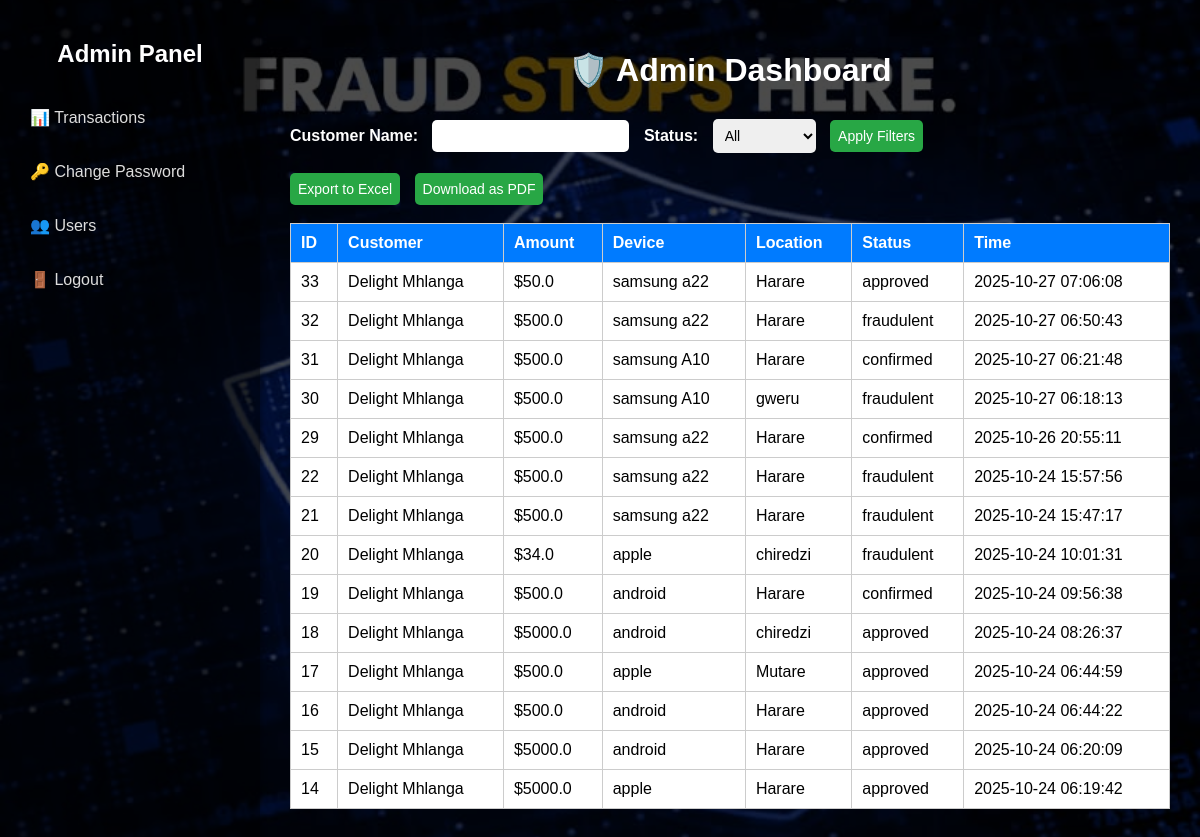
The app's page /admin/dashboard (signed in) with its own data.
### app/models.py (models this page shows)
class Transaction(db.Model):
    id = db.Column(db.Integer, primary_key=True)
    customer_id = db.Column(db.Integer, db.ForeignKey('customer.id', ondelete='CASCADE'), nullable=False)
    amount = db.Column(db.Float, nullable=False)
    device_info = db.Column(db.String(200), nullable=True)  # ✅ Add this line
    location = db.Column(db.String(100))
    status = db.Column(db.String(20), default='pending')  # 'approved', 'fraudulent', 'confirmed'
    timestamp = db.Column(db.DateTime, default=datetime.utcnow)

class Customer(db.Model):
    id = db.Column(db.Integer, primary_key=True)
    name = db.Column(db.String(100), nullable=False)
    usual_location = db.Column(db.String(100), nullable=True)  # ✅ Temporarily allow nulls
    email = db.Column(db.String(120), unique=True, nullable=False)
    password_hash = db.Column(db.String(128), nullable=False)
    is_suspended = db.Column(db.Boolean, default=False)
    created_at = db.Column(db.DateTime, default=datetime.utcnow)
    device_info = db.Column(db.String(200), nullable=True)  # ✅ Add this line
    transactions = db.relationship(
        'Transaction',
        backref='customer',
        lazy=True,
        cascade='all, delete-orphan',
        passive_deletes=True
    )

### app/routes/admin.py (the view)
@admin_bp.route('/dashboard')
def dashboard():
    if 'admin_id' not in session:
        flash('Please provide username and password.')
        return redirect(url_for('admin_auth.login'))
    transactions = get_filtered_transactions()
    response = make_response(render_template('admin_dashboard.html', transactions=transactions))
    response.headers['Cache-Control'] = 'no-store, no-cache, must-revalidate, post-check=0, pre-check=0'
    response.headers['Pragma'] = 'no-cache'
    response.headers['Expires'] = '0'
    return response

### app/routes/admin.py (called while the page is built)
def get_filtered_transactions():
    customer_name = request.args.get('customer_name')
    status = request.args.get('status')
    query = Transaction.query.join(Customer)
    if customer_name:
        query = query.filter(Customer.name.ilike(f"%{customer_name}%"))
    if status:
        query = query.filter(Transaction.status == status)
    return query.order_by(Transaction.timestamp.desc()).all()

### app/templates/admin_dashboard.html (shortened to what this page needs)
<!DOCTYPE html>
<html>
<head>
</head>
<body>
    <div class="sidebar">
        <h2>Admin Panel</h2>
        <a href="{{ url_for('admin.dashboard') }}">📊 Transactions</a>
        <a href="{{ url_for('admin_auth.change_password') }}">🔑 Change Password</a>
       <a href="{{ url_for('admin.view_users') }}">👥 Users</a>
        <a href="{{ url_for('admin_auth.logout') }}">🚪 Logout</a>
    </div>
    <div class="dashboard-container">
        <h1>🛡️ Admin Dashboard</h1>
        <form method="GET" action="{{ url_for('admin.dashboard') }}">
            <label>Customer Name:</label>
            <input type="text" name="customer_name" value="{{ request.args.get('customer_name', '') }}">
            <label>Status:</label>
            <select name="status">
                <option value="">All</option>
            </select>
            <button type="submit">Apply Filters</button>
        </form>
        <form method="GET" action="{{ url_for('admin.export_excel') }}" style="display:inline;">
            <button type="submit">Export to Excel</button>
        </form>
        <form method="GET" action="{{ url_for('admin.export_pdf') }}" style="display:inline;">
            <button type="submit">Download as PDF</button>
        </form>
        <br><br>
        {% if transactions %}
        <table>
            <tr>
                <th>ID</th>
                <th>Customer</th>
                <th>Amount</th>
                <th>Device</th>
                <th>Location</th>
                <th>Status</th>
                <th>Time</th>
            </tr>
            {% for txn in transactions %}
            <tr>
                <td>{{ txn.id }}</td>
                <td>{{ txn.customer.name }}</td>
                <td>${{ txn.amount }}</td>
                <td>{{ txn.device_info }}</td>
                <td>{{ txn.location }}</td>
                <td>{{ txn.status }}</td>
                <td>{{ txn.timestamp.strftime('%Y-%m-%d %H:%M:%S') }}</td>
            </tr>
            {% endfor %}
        </table>
        {% else %}
        <p>No transactions found.</p>
        {% endif %}
    </div>
</body>
</html>

### app/templates/admin_dashboard.html (style rules this page uses)
body { margin: 0; font-family: Arial, sans-serif; background-image: url("/static/images/admin_dash.jpg"); background-size: cover; background-position: center; background-repeat: no-repeat; color: #fff; display: flex; min-height: 100vh; }
.sidebar { width: 220px; background-color: rgba(0, 0, 0, 0.85); padding: 20px; box-shadow: 2px 0 5px rgba(0,0,0,0.3); }
.sidebar h2 { color: #fff; text-align: center; margin-bottom: 30px; }
.sidebar a { display: block; color: #ddd; text-decoration: none; margin: 15px 0; padding: 10px; border-radius: 5px; transition: background 0.3s; }
.dashboard-container { flex: 1; padding: 30px; background-color: rgba(0, 0, 0, 0.7); }
h1 { text-align: center; margin-bottom: 30px; }
form { margin-bottom: 20px; }
label { font-weight: bold; margin-right: 10px; }
input, select, button { padding: 8px; margin-right: 10px; font-size: 14px; border: none; border-radius: 5px; }
button { background-color: #28a745; color: white; cursor: pointer; }
table { width: 100%; border-collapse: collapse; background-color: #fff; color: #000; }
th, td { padding: 10px; border: 1px solid #ccc; text-align: left; }
th { background-color: #007bff; color: white; }

### records on screen
Transaction: id "33", customer.name "Delight Mhlanga", amount "50.0", device_info "samsung a22", location "Harare", status "approved", timestamp "2025-10-27 07:06:08"
Transaction: id "32", customer.name "Delight Mhlanga", amount "500.0", device_info "samsung a22", location "Harare", status "fraudulent", timestamp "2025-10-27 06:50:43"
Transaction: id "31", customer.name "Delight Mhlanga", amount "500.0", device_info "samsung A10", location "Harare", status "confirmed", timestamp "2025-10-27 06:21:48"
Transaction: id "30", customer.name "Delight Mhlanga", amount "500.0", device_info "samsung A10", location "gweru", status "fraudulent", timestamp "2025-10-27 06:18:13"
Transaction: id "29", customer.name "Delight Mhlanga", amount "500.0", device_info "samsung a22", location "Harare", status "confirmed", timestamp "2025-10-26 20:55:11"
Transaction: id "22", customer.name "Delight Mhlanga", amount "500.0", device_info "samsung a22", location "Harare", status "fraudulent", timestamp "2025-10-24 15:57:56"
Transaction: id "21", customer.name "Delight Mhlanga", amount "500.0", device_info "samsung a22", location "Harare", status "fraudulent", timestamp "2025-10-24 15:47:17"
Transaction: id "20", customer.name "Delight Mhlanga", amount "34.0", device_info "apple", location "chiredzi", status "fraudulent", timestamp "2025-10-24 10:01:31"
Transaction: id "19", customer.name "Delight Mhlanga", amount "500.0", device_info "android", location "Harare", status "confirmed", timestamp "2025-10-24 09:56:38"
Transaction: id "18", customer.name "Delight Mhlanga", amount "5000.0", device_info "android", location "chiredzi", status "approved", timestamp "2025-10-24 08:26:37"
Transaction: id "17", customer.name "Delight Mhlanga", amount "500.0", device_info "apple", location "Mutare", status "approved", timestamp "2025-10-24 06:44:59"
Transaction: id "16", customer.name "Delight Mhlanga", amount "500.0", device_info "android", location "Harare", status "approved", timestamp "2025-10-24 06:44:22"
Transaction: id "15", customer.name "Delight Mhlanga", amount "5000.0", device_info "android", location "Harare", status "approved", timestamp "2025-10-24 06:20:09"
Transaction: id "14", customer.name "Delight Mhlanga", amount "5000.0", device_info "apple", location "Harare", status "approved", timestamp "2025-10-24 06:19:42"
